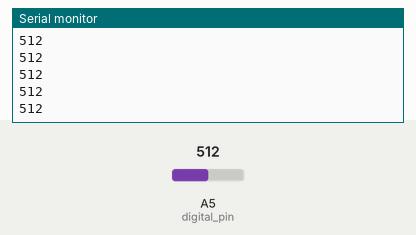
Recording of a sketch running on a simulated Arduino Uno, built with avr-gcc and run on an emulated ATmega328P. Parts: the last lines printed to the serial monitor. Inputs (shaded band) come from the test bench; at power-on: A5 (digital_pin) = 512.

Above: at 1.2 s.
1.3 s: A5 (digital_pin) set to 716
At 2.2 s:
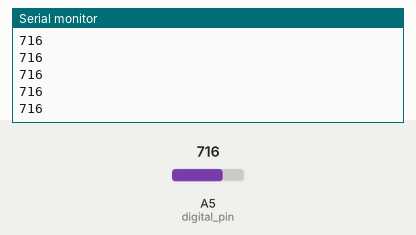
2.8 s: A5 (digital_pin) set to 900
At 3.6 s:
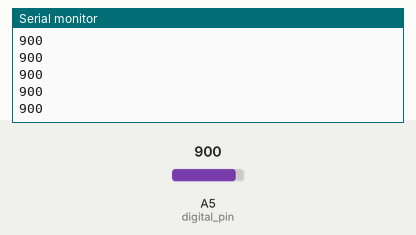
Timing chart, 0 to 5.8 s (numbered marks = the images above; inputs shaded):
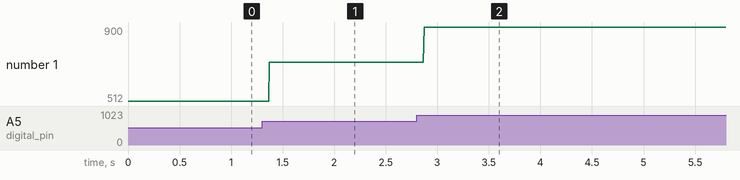

Measured:
- after the input at 1.3 s, the serial monitor: prints a new line after 0.07 s (image 1)
- after the input at 2.8 s, the serial monitor: prints a new line after 0.07 s (image 2)
- plotted number 1: 512 → 716 after the input at 1.3 s, 716 → 900 after the input at 2.8 s

The sketch:

flame_buzzer.ino
```cpp
int digital_pin = A5;
//int BuzzerPin = D8;

void setup() {
pinMode(digital_pin, INPUT);
Serial.begin(9600);
//pinMode(BuzzerPin, OUTPUT);
//Serial.begin(9600);
}

void loop() {

  int digitalVal = analogRead(digital_pin);
   Serial.println(digitalVal);

//  if(digitalVal == 0){
//    Serial.println(digitalVal);
//    digitalWrite ( BuzzerPin, HIGH);
//    delay(4000);
//  }
//  else{
//    Serial.println(digitalVal);
//    digitalWrite ( BuzzerPin, LOW);
//    delay(4000);
//  }
}
```
